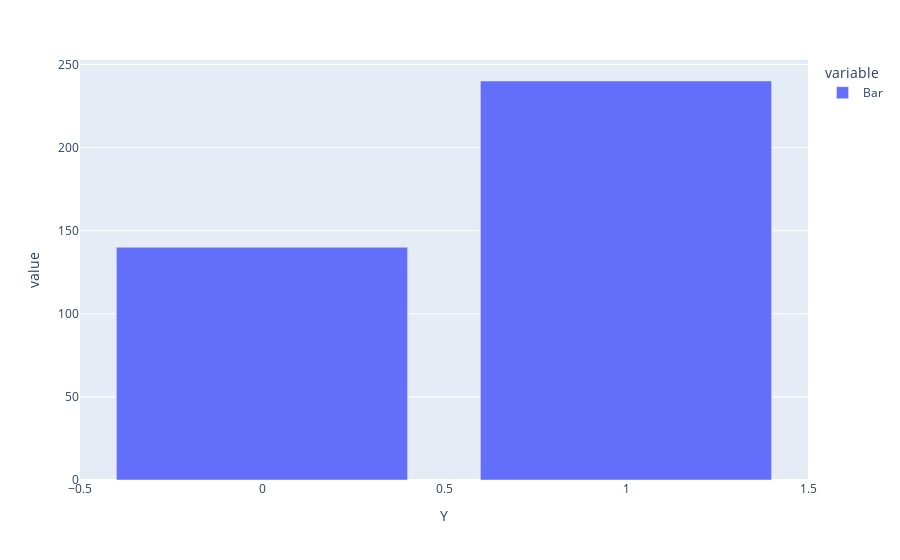

The notebook cell saved with this chart:
### Markdown cell above
5. Use the same process to compare the acceptance rate between drivers who go to bars more than once a month and had passengers that were not a kid and had occupations other than farming, fishing, or forestry.

### Code cell
px.bar(df_bar.query("Bar in ('1~3','less1','4~8','gt8') and passanger in ('Friend(s)','Partner') and occupation not in ('farming','fishing','forestry')").groupby("Y")["Bar"].count())

### Figure 1 — Plotly figure (JSON) as saved in the notebook; plotly's stock layout.template omitted (floating-point values rounded to 4 significant figures)
{"data": [{"alignmentgroup": "True", "hovertemplate": "variable=Bar<br>Y=%{x}<br>value=%{y}<extra></extra>", "legendgroup": "Bar", "marker": {"color": "#636efa", "pattern": {"shape": ""}}, "name": "Bar", "offsetgroup": "Bar", "orientation": "v", "showlegend": true, "textposition": "auto", "type": "bar", "x": [0, 1], "xaxis": "x", "y": [140, 240], "yaxis": "y"}], "layout": {"barmode": "relative", "legend": {"title": {"text": "variable"}, "tracegroupgap": 0}, "margin": {"t": 60}, "xaxis": {"anchor": "y", "domain": [0, 1], "title": {"text": "Y"}}, "yaxis": {"anchor": "x", "domain": [0, 1], "title": {"text": "value"}}}}
